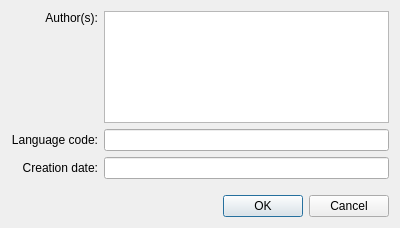
<ui version="4.0" >
 <class>LangFilePropertiesDialog</class>
 <widget class="QDialog" name="LangFilePropertiesDialog" >
  <property name="geometry" >
   <rect>
    <x>0</x>
    <y>0</y>
    <width>400</width>
    <height>228</height>
   </rect>
  </property>
  <property name="windowTitle" >
   <string>Language File Properties</string>
  </property>
  <layout class="QVBoxLayout" >
   <item>
    <layout class="QGridLayout" >
     <item row="1" column="0" >
      <widget class="QLabel" name="label_2" >
       <property name="text" >
        <string>Language code:</string>
       </property>
       <property name="alignment" >
        <set>Qt::AlignRight|Qt::AlignTrailing|Qt::AlignVCenter</set>
       </property>
       <property name="buddy" >
        <cstring>langCodeField</cstring>
       </property>
      </widget>
     </item>
     <item row="1" column="1" >
      <widget class="QLineEdit" name="langCodeField" />
     </item>
     <item row="2" column="0" >
      <widget class="QLabel" name="label" >
       <property name="text" >
        <string>Creation date:</string>
       </property>
       <property name="alignment" >
        <set>Qt::AlignRight|Qt::AlignTrailing|Qt::AlignVCenter</set>
       </property>
       <property name="buddy" >
        <cstring>creationDateField</cstring>
       </property>
      </widget>
     </item>
     <item row="2" column="1" >
      <widget class="QLineEdit" name="creationDateField" />
     </item>
     <item row="0" column="1" >
      <widget class="QTextEdit" name="authorsField" />
     </item>
     <item row="0" column="0" >
      <widget class="QLabel" name="label_3" >
       <property name="text" >
        <string>Author(s):</string>
       </property>
       <property name="alignment" >
        <set>Qt::AlignRight|Qt::AlignTop|Qt::AlignTrailing</set>
       </property>
      </widget>
     </item>
    </layout>
   </item>
   <item>
    <spacer>
     <property name="orientation" >
      <enum>Qt::Vertical</enum>
     </property>
     <property name="sizeType" >
      <enum>QSizePolicy::Fixed</enum>
     </property>
     <property name="sizeHint" >
      <size>
       <width>20</width>
       <height>10</height>
      </size>
     </property>
    </spacer>
   </item>
   <item>
    <widget class="QDialogButtonBox" name="buttonBox" >
     <property name="orientation" >
      <enum>Qt::Horizontal</enum>
     </property>
     <property name="standardButtons" >
      <set>QDialogButtonBox::Cancel|QDialogButtonBox::NoButton|QDialogButtonBox::Ok</set>
     </property>
    </widget>
   </item>
  </layout>
 </widget>
 <resources/>
 <connections>
  <connection>
   <sender>buttonBox</sender>
   <signal>accepted()</signal>
   <receiver>LangFilePropertiesDialog</receiver>
   <slot>accept()</slot>
   <hints>
    <hint type="sourcelabel" >
     <x>227</x>
     <y>278</y>
    </hint>
    <hint type="destinationlabel" >
     <x>157</x>
     <y>274</y>
    </hint>
   </hints>
  </connection>
  <connection>
   <sender>buttonBox</sender>
   <signal>rejected()</signal>
   <receiver>LangFilePropertiesDialog</receiver>
   <slot>reject()</slot>
   <hints>
    <hint type="sourcelabel" >
     <x>295</x>
     <y>284</y>
    </hint>
    <hint type="destinationlabel" >
     <x>286</x>
     <y>274</y>
    </hint>
   </hints>
  </connection>
 </connections>
</ui>
